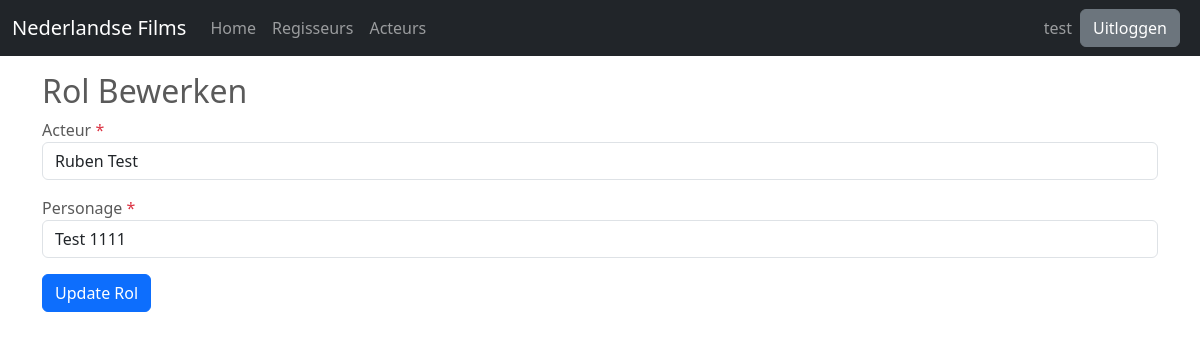
The page /film/rol/edit/1 (signed in) on the database its author committed.
### app/models/models.py (models this page shows, shortened)
class Gebruiker(db.Model, UserMixin):
    id = db.Column(db.Integer, primary_key=True)
    username = db.Column(db.String(64), unique=True, index=True)
    email = db.Column(db.String(100), unique=True, nullable=False)
    wachtwoord_hash = db.Column(db.String(128))

class Rol(db.Model):
    id = db.Column(db.Integer, primary_key=True)
    acteur_id = db.Column(db.Integer, db.ForeignKey('acteur.id'), nullable=False)
    film_id = db.Column(db.Integer, db.ForeignKey('film.id'), nullable=False)
    personage = db.Column(db.String(100), nullable=False)

### app/routes/film.py (the view)
@film_bp.route('/rol/edit/<int:id>', methods=['GET', 'POST'])
@login_required
def rol_edit(id):
    rol:Rol = Rol.query.get_or_404(id)
    form:RolForm = RolForm(obj=rol)
    form.acteur_id.choices = [(0, 'Choose...')] +  [(acteur.id, acteur.voornaam + ' ' + acteur.achternaam) for acteur in Acteur.query.order_by(Acteur.voornaam).all()]
    if request.method == 'POST' and form.validate_on_submit():
        rol.acteur_id = form.acteur_id.data
        rol.personage = form.personage.data
        db.session.commit()
        flash('Rol successfully updated!', 'success')
        return redirect(url_for('film.film_detail', id=rol.film_id, tab='actors-roles'))
    return render_template('film/film_rol_edit.html', form=form, rol=rol)

### app/forms/forms.py
class RolForm(FlaskForm):
    acteur_id = SelectField('Acteur', coerce=int, validators=[DataRequired()])
    personage = StringField('Personage', validators=[DataRequired()])
    submit = SubmitField('Rol Toevoegen')

### app/models/models.py (called while the page is built)
@login_manager.user_loader
def load_user(user_id):
    return Gebruiker.query.get(user_id)

### app/templates/film/film_rol_edit.html (shortened to what this page needs)
{% extends "base.html" %}
{% block extra_head %}
<link rel="stylesheet"
    href="https://cdn.jsdelivr.net/npm/bootstrap-select@1.14.0-beta3/dist/css/bootstrap-select.min.css">
{% endblock %}
{% block content %}
<div class="container mt-4">
    <h2>Rol Bewerken</h2>
    <form action="" method="POST">
        <div class="mb-3">
            {{ form.acteur_id.label }} <span class="text-danger">*</span>
            {{ form.acteur_id(class="form-control selectpicker", data_live_search="true") }}
        </div>
        <div class="mb-3">
            {{ form.personage.label }} <span class="text-danger">*</span>
            {{ form.personage(class="form-control") }}
        </div>
        <button type="submit" class="btn btn-primary">Update Rol</button>
    </form>
</div>
{% endblock %}

### app/templates/base.html (shortened to what this page needs)
<!DOCTYPE html>
<html lang="nl">
<head>
    <link href="https://cdn.jsdelivr.net/npm/bootstrap@5.3.3/dist/css/bootstrap.min.css" rel="stylesheet"
>
    <link href="{{ url_for('static', filename='css/carousel.css') }}" rel="stylesheet">
    {% block extra_head %}{% endblock %}
</head>
<body>
    <body>
        <header>
            <nav class="navbar navbar-expand-md navbar-dark fixed-top bg-dark">
                <div class="container-fluid">
                    <a class="navbar-brand" href="{{ url_for('main.index') }}">Nederlandse Films</a>
                    <div class="collapse navbar-collapse" id="navbarCollapse">
                        <ul class="navbar-nav me-auto mb-2 mb-md-0">
                            <li class="nav-item">
                                <a class="nav-link{{ ' active' if request.path == url_for('main.index') else '' }}"
                                    aria-current="page" href="{{ url_for('main.index') }}">Home</a>
                            </li>
                            {% if current_user.is_authenticated %}
                            <li class="nav-item">
                                <a class="nav-link{{ ' active' if request.path == url_for('regisseur.regisseurs') else '' }}"
                                    href="{{ url_for('regisseur.regisseurs') }}">Regisseurs</a>
                            </li>
                            <li class="nav-item">
                                <a class="nav-link{{ ' active' if request.path == url_for('acteur.acteurs') else '' }}"
                                    href="{{ url_for('acteur.acteurs') }}">Acteurs</a>
                            </li>
                            {% endif %}
                        </ul>
                        <div class="d-flex align-items-center">
                            {% if current_user.is_authenticated %}
                            <span class="navbar-text me-2">{{ current_user.username }}</span>
                            <a class="btn btn-secondary me-2" href="{{ url_for('auth.logout') }}">Uitloggen</a>
                            {% else %}
                            <a class="btn btn-secondary me-2" href="{{ url_for('auth.login') }}">Inloggen</a>
                            <a class="btn btn-secondary" href="{{ url_for('auth.register') }}">Registreren</a>
                            {% endif %}
                        </div>
                    </div>
                </div>
            </nav>
        </header>
        <main>
            {% block content %}{% endblock %}
        </main>
    </body>
</html>

### app/static/css/carousel.css (style rules this page uses)
body { padding-top: 3rem; padding-bottom: 3rem; color: #5a5a5a; }

### rows shown on the page
Gebruiker: username "test"
Rol: acteur_id "Ruben Test", personage "Test 1111"
